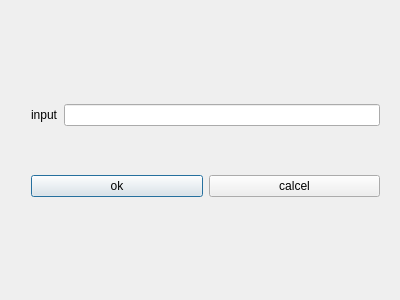
<?xml version="1.0" encoding="UTF-8"?>
<ui version="4.0">
 <class>Dialog</class>
 <widget class="QDialog" name="Dialog">
  <property name="geometry">
   <rect>
    <x>0</x>
    <y>0</y>
    <width>400</width>
    <height>300</height>
   </rect>
  </property>
  <property name="windowTitle">
   <string>Go To Cell</string>
  </property>
  <widget class="QWidget" name="">
   <property name="geometry">
    <rect>
     <x>20</x>
     <y>50</y>
     <width>371</width>
     <height>201</height>
    </rect>
   </property>
   <layout class="QVBoxLayout" name="verticalLayout">
    <item>
     <layout class="QHBoxLayout" name="horizontalLayout">
      <item>
       <widget class="QLabel" name="label">
        <property name="text">
         <string>input</string>
        </property>
       </widget>
      </item>
      <item>
       <widget class="QLineEdit" name="inputLine"/>
      </item>
     </layout>
    </item>
    <item>
     <layout class="QHBoxLayout" name="horizontalLayout_2">
      <item>
       <widget class="QPushButton" name="btnOk">
        <property name="text">
         <string>ok</string>
        </property>
       </widget>
      </item>
      <item>
       <widget class="QPushButton" name="btnCan">
        <property name="text">
         <string>calcel</string>
        </property>
       </widget>
      </item>
     </layout>
    </item>
   </layout>
  </widget>
 </widget>
 <layoutdefault spacing="6" margin="11"/>
 <resources/>
 <connections/>
</ui>
